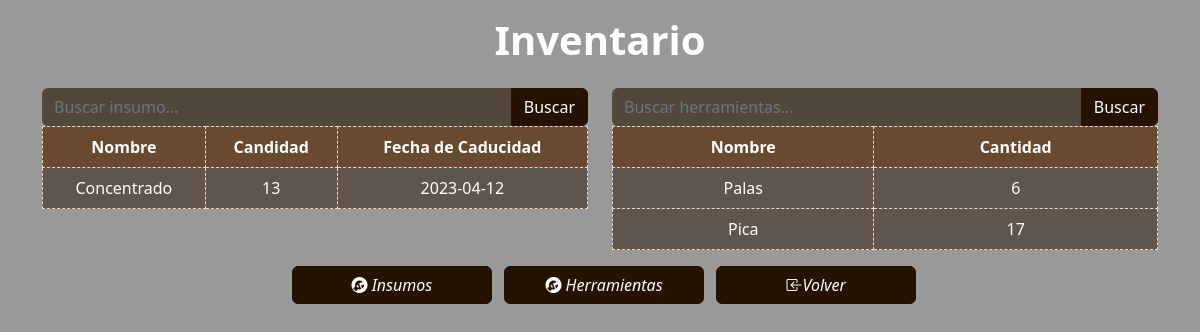
The app's page /inventario/inventario.php (signed in) with its own data.
### tables this page shows
CREATE TABLE `insumos` (
  `idInsumo` int(11) NOT NULL,
  `nombreInsumo` varchar(50) NOT NULL,
  `cantidadInsumo` int(50) NOT NULL,
  `fechavencimiento` date NOT NULL,
  `valorUnidad` int(50) NOT NULL,
  `novedades` varchar(500) NOT NULL
);

CREATE TABLE `herramientas` (
  `idHerramienta` int(11) NOT NULL,
  `nombreHerramienta` varchar(50) NOT NULL,
  `cantidad` int(11) NOT NULL,
  `novedades` varchar(500) NOT NULL
);

### inventario/inventario.php (the view, shortened to what this page needs)
<!DOCTYPE html>
<html>
    <head>
        <link href="../css/custom.css" rel="stylesheet">
        <link href="../libs/bootstrap-icons/bootstrap-icons.css" rel="stylesheet">
    </head>
    <body>
        <div class="container">
            <h1 class="text-center text-white fw-bolder p-3">
                Inventario
            </h1>
            <div class="row">
                <div class="col">
                <form action="" >
                    <div class="input-group">
                    <input class="form-control text-white bg-success bg-opacity-75 border-0" type="text" id="buscarInsumo" name="buscarInsumo" onkeyup="filtrarInsumos()" placeholder="Buscar insumo...">
                    <a type="submit" name="buscado" class="btn btn-primary " onclick="filtrarInsumos()" >Buscar</a>
                    </div>
                    </form>
                <table class="table  bg-primary bg-opacity-50 text-center">
                         <thead class=" text-white bg-secondary bg-opacity-50 fw-bolder ">
                            <td>Nombre</td>
                            <td>Candidad</td>
                            <td>Fecha de Caducidad</td>
                         </thead>
                        <tbody id="tablaInsumos" class="text-white">
                        <?php
                            $conexion = new Conexion();
                            $con = $conexion->conectarDB();
                             $sql="SELECT * FROM insumos ORDER BY nombreInsumo ASC";
                             $resultset = $con->query($sql);
                             if($resultset->num_rows>0){
                                 while($fila = $resultset->fetch_assoc()){
                                     echo "<tr>
                                     <td>".$fila["nombreInsumo"]."</td>
                                     <td>".$fila["cantidadInsumo"]."</td>
                                     <td>".$fila["fechavencimiento"]."</td>
                                     </tr>";
                                 }
                             }
                            ?>
                        </tbody>
                </table>
                </div>
                <div class="col">
                <form action="" >
                    <div class="input-group">
                    <input class="form-control text-white bg-success bg-opacity-75 border-0" type="text" id="buscarHerramientas" name="buscarHerramientas" onkeyup="filtrarHerramientas()" placeholder="Buscar herramientas...">
                    <a type="submit" name="buscado" class="btn btn-primary " onclick="filtrarHerramientas()" >Buscar</a>
                    </div>
                </form>
                <table class="table  bg-primary bg-opacity-50 text-center">
                         <thead class=" text-white bg-secondary bg-opacity-50 fw-bolder ">
                            <td>Nombre</td>
                            <td>Cantidad</td>
                        </thead>
                        <tbody id="tablaHerramienta" class="text-white">
                            <?php
                             $sql="SELECT * FROM herramientas ORDER BY nombreHerramienta ASC";
                             $resultset = $con->query($sql);
                             if($resultset->num_rows>0){
                                 while($fila = $resultset->fetch_assoc()){
                                     echo "<tr>
                                     <td>".$fila["nombreHerramienta"]."</td>
                                     <td>".$fila["cantidad"]."</td>
                                    </tr>";
                                 }
                             }
                            ?>
                        </tbody>
                    </table>
                </div>
            </div>
            <div class="text-center">
                   <a  class="btn btn-primary ms-2"  style="width:200px;" href="../insumos/tablaInsumos.php" > <i class="bi bi-wrench-adjustable-circle-fill"> Insumos </i></a>
                   <a  class="btn btn-primary ms-2"  style="width:200px;" href="../herramientas/tablaHerramientas.php" > <i class="bi bi-wrench-adjustable-circle-fill"> Herramientas </i></a>
                   <a  class="btn btn-primary ms-2" style="width:200px;"  href="http://localhost/prototiposmifag/admin/gestor.php" > <i class="bi bi-box-arrow-in-left">Volver </i></a>
                </div>
        </div>
    </body>
</html>

### inventario/inventario.php (style rules this page uses)
body { background:linear-gradient(rgba(0, 0, 0, 0.4), rgba(0, 0, 0, 0.4)), url(../img/llanos.jpg) ; background-size: cover; background-repeat: no-repeat; background-attachment: fixed; margin: 0; height: 100vh; }
table, th, td { border: 1px dashed #F2DAC4; padding: 10px; text-align: center; background-color: #bf9b7a9b; }

### records on screen
insumos: nombreInsumo "Concentrado", cantidadInsumo "13", fechavencimiento "2023-04-12"
herramientas: nombreHerramienta "Palas", cantidad "6"
herramientas: nombreHerramienta "Pica", cantidad "17"
